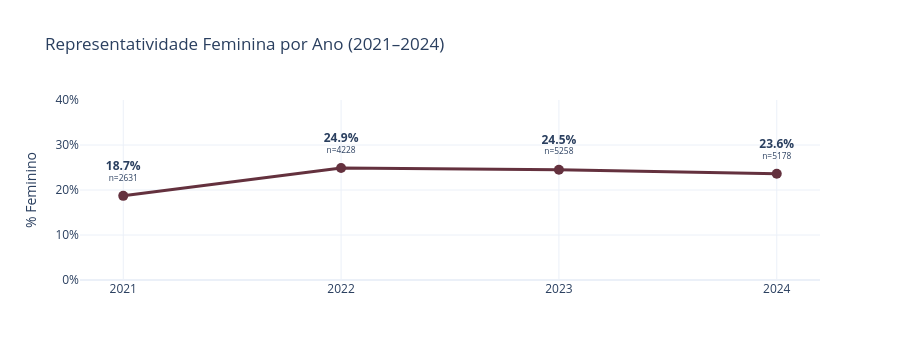

The notebook cell saved with this chart:
### Markdown cell above
### 2.1 — Representatividade feminina ao longo dos anos

### Code cell
tab = pd.crosstab(df['ano_pesquisa'], df['genero']).reindex(ANOS)
pct_fem = tab['Feminino'].div(tab.sum(axis=1)).mul(100)
 
fig = go.Figure(go.Scatter(
    x=ANOS,
    y=pct_fem,
    mode='lines+markers+text',
    text=[
        f'<b>{v:.1f}%</b><br><sup>n={int(n)}</sup>'
        for v, n in zip(pct_fem, tab.sum(axis=1))
    ],
    textposition='top center',
    line=dict(color=CORES_GENERO['Feminino'], width=3),
    marker=dict(size=10),
))
 
fig = fmt(fig, 'Representatividade Feminina por Ano (2021–2024)', height=360)
fig.update_yaxes(title='% Feminino', ticksuffix='%', range=[0, 40])
fig.show()
# fig.write_image('figures/2_1_representatividade_feminina.png', scale=2)

### Figure 1 — Plotly figure (JSON) as saved in the notebook; plotly's stock layout.template omitted (floating-point values rounded to 4 significant figures)
{"data": [{"line": {"color": "#64313E", "width": 3}, "marker": {"size": 10}, "mode": "lines+markers+text", "text": ["<b>18.7%</b><br><sup>n=2631</sup>", "<b>24.9%</b><br><sup>n=4228</sup>", "<b>24.5%</b><br><sup>n=5258</sup>", "<b>23.6%</b><br><sup>n=5178</sup>"], "textposition": "top center", "type": "scatter", "x": ["2021", "2022", "2023", "2024"], "y": [18.7, 24.88, 24.52, 23.6]}], "layout": {"height": 360, "legend": {"orientation": "h", "x": 1, "xanchor": "right", "y": 1.02}, "title": {"text": "Representatividade Feminina por Ano (2021–2024)"}, "yaxis": {"range": [0, 40], "ticksuffix": "%", "title": {"text": "% Feminino"}}}}
